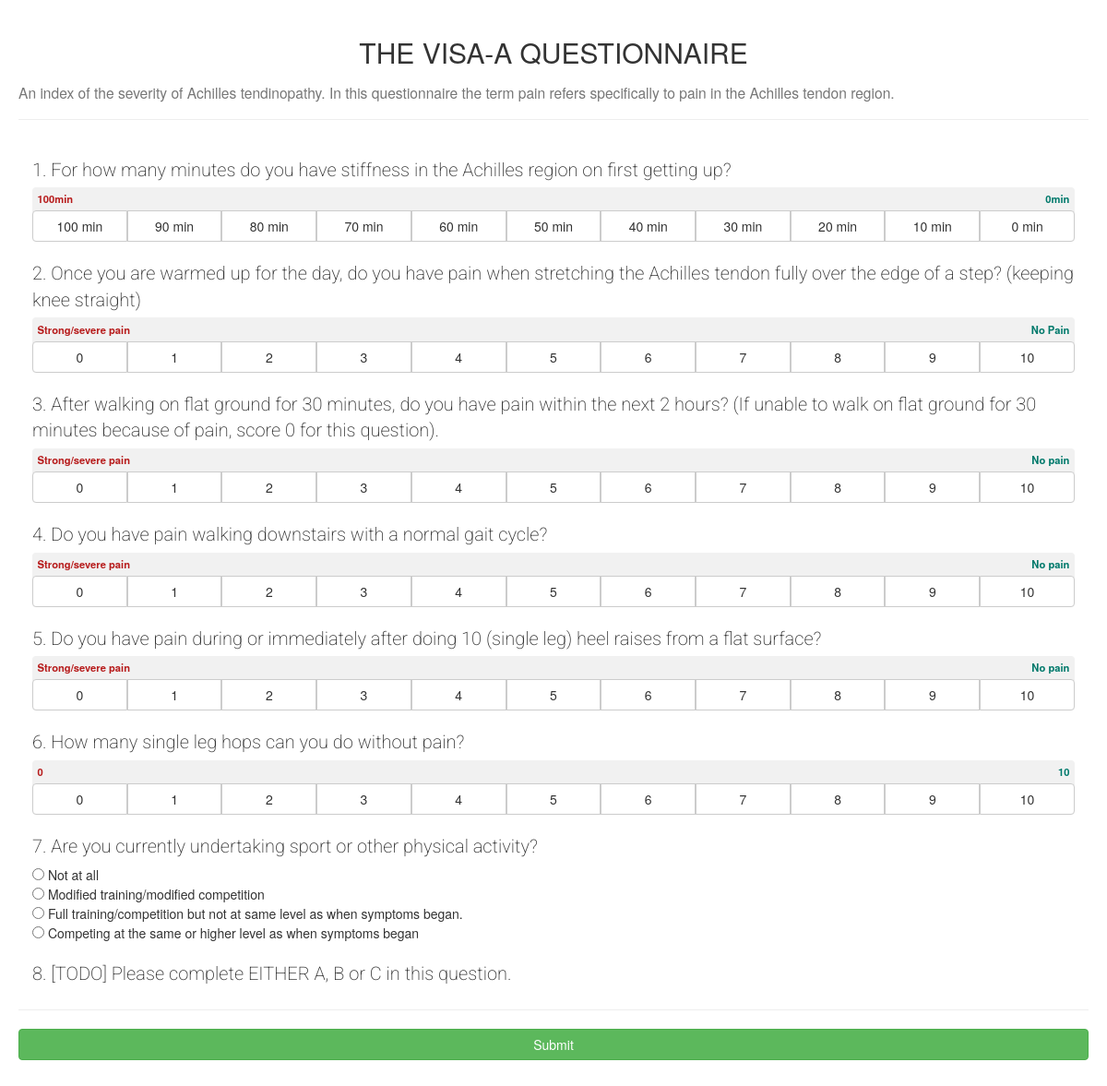
/questionnaire/1/, run on an earlier commit of the app's database.
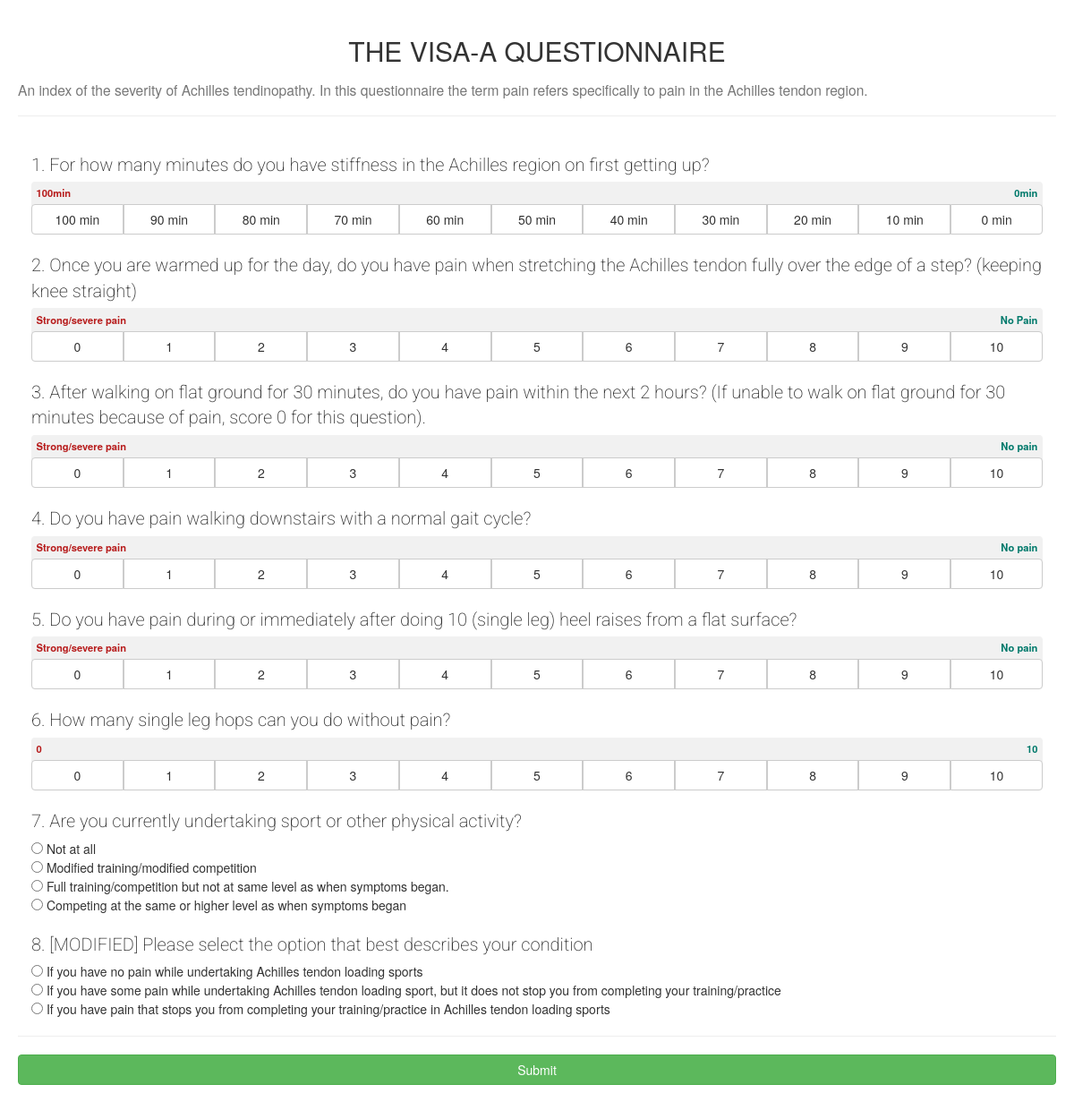
And on a later commit of the database.
### questionnaire/models.py (models this page shows, shortened)
class Question(models.Model):
    QUESTION_TYPES = (('SCALE', 'Scale'), ('SINGLE', 'Single Choice'))
    id = models.AutoField(primary_key=True)
    questionnaire = models.ForeignKey(Questionnaire)
    question_order = models.PositiveSmallIntegerField()  # max: 32767
    question_text = models.TextField()
    question_type = models.CharField(max_length=25, choices=QUESTION_TYPES,
                                     default='SINGLE')
    class Meta:
        managed = False
        db_table = 'question'

class Option(models.Model):
    id = models.AutoField(primary_key=True)
    question = models.ForeignKey(Question)
    option_order = models.SmallIntegerField()  # max: +/-32767
    option_text = models.TextField()
    score = models.IntegerField()
    class Meta:
        managed = False
        db_table = 'option'

### questionnaire/views.py (the view)
# urls.py: url(r'^(?P<qid>[0-9]+)/$', views.questionView, name='question'),
def questionView(request, qid):
    context = {'questionnaire': None,
               'questions': []}
    context['questionnaire'] = Questionnaire.objects.get(id=qid)
    questions = Question.objects.filter(questionnaire__id=qid).order_by(
        'question_order')
    for question in questions:
        qobj = {'order': question.question_order,
                'question_text': question.question_text,
                'type': question.question_type,
                'options': Option.objects.filter(
                    Q(question__id=question.id) & Q(option_order__gt=0))
                    .order_by('option_order'),
                }
        if qobj['type'] == 'SCALE':
            qobj['labels'] = Option.objects.filter(
                Q(question__id=question.id) & Q(option_order__lte=0)
            ).values_list('option_text', flat=True).order_by('option_order')
        context['questions'].append(qobj)
    return render(request, 'questionnaire/question.html', context)

### questionnaire/templates/questionnaire/question.html (shortened to what this page needs)
{% load static %}
<html>
<head>
    <link rel="stylesheet"
          href="https://maxcdn.bootstrapcdn.com/bootstrap/3.3.7/css/bootstrap.min.css"
>
    <link href="{% static 'questionnaire/style.css' %}" rel="stylesheet"
          type="text/css">
</head>
<body>
<h2>
    <center>{{questionnaire.title}}</center>
</h2>
<h3>
    <small>{{questionnaire.description}}</small>
</h3>
<hr>
<form>
    <div class="container-fluid">
        {% for question in questions %}
        <div id="{{questionnaire.id}}-{{question.order}}">
            <label class="question-label">
                <span class="question_id">{{question.order}}. </span>{{question.question_text}}</label>
            {% if question.type == 'SCALE' %}
            <div class="one-question-domain">
                <label class="one-question-domain-left">{{question.labels.0}}</label>
                <label class="one-question-domain-right">{{question.labels.1}}</label>
                <div class="btn-group btn-group-justified">
                    {% for option in question.options%}
                    <div class="btn-group" role="group">
                        <button type="button"
                                name={{question.order}}
                                class="btn btn-default">
                            {{option.option_text}}
                        </button>
                    </div>
                    {% endfor %}
                </div>
            </div>
            {% else %}
            <div>
                {% for option in question.options%}
                <input type="radio"
                       name={{option.question.id}}
                       value={{option.option_order}}>
                {{option.option_text}} <br>
                {% endfor %}
            </div>
            {% endif %}
        </div>
        {% endfor %}
    </div>
    <hr>
    <button type="submit" class="btn btn-success btn-block">Submit</button>
</form>
</body>
</html>

What changed in the data, as far as the page shows it:
added Option: option_text "If you have no pain while undertaking Achilles tendon loading sports", shown under "8"
added Option: option_text "If you have some pain while undertaking Achilles tendon loading sport, but it does not stop you from completing your training/practice", shown under "8"
added Option: option_text "If you have pain that stops you from completing your training/practice in Achilles tendon loading sports", shown under "8"
Also different on the page:
new list line: "8 ."
new list line: "[MODIFIED] Please select the option that best describes your condition"
list line gone: "8 ."
list line gone: "[TODO] Please complete EITHER A, B or C in this question."
